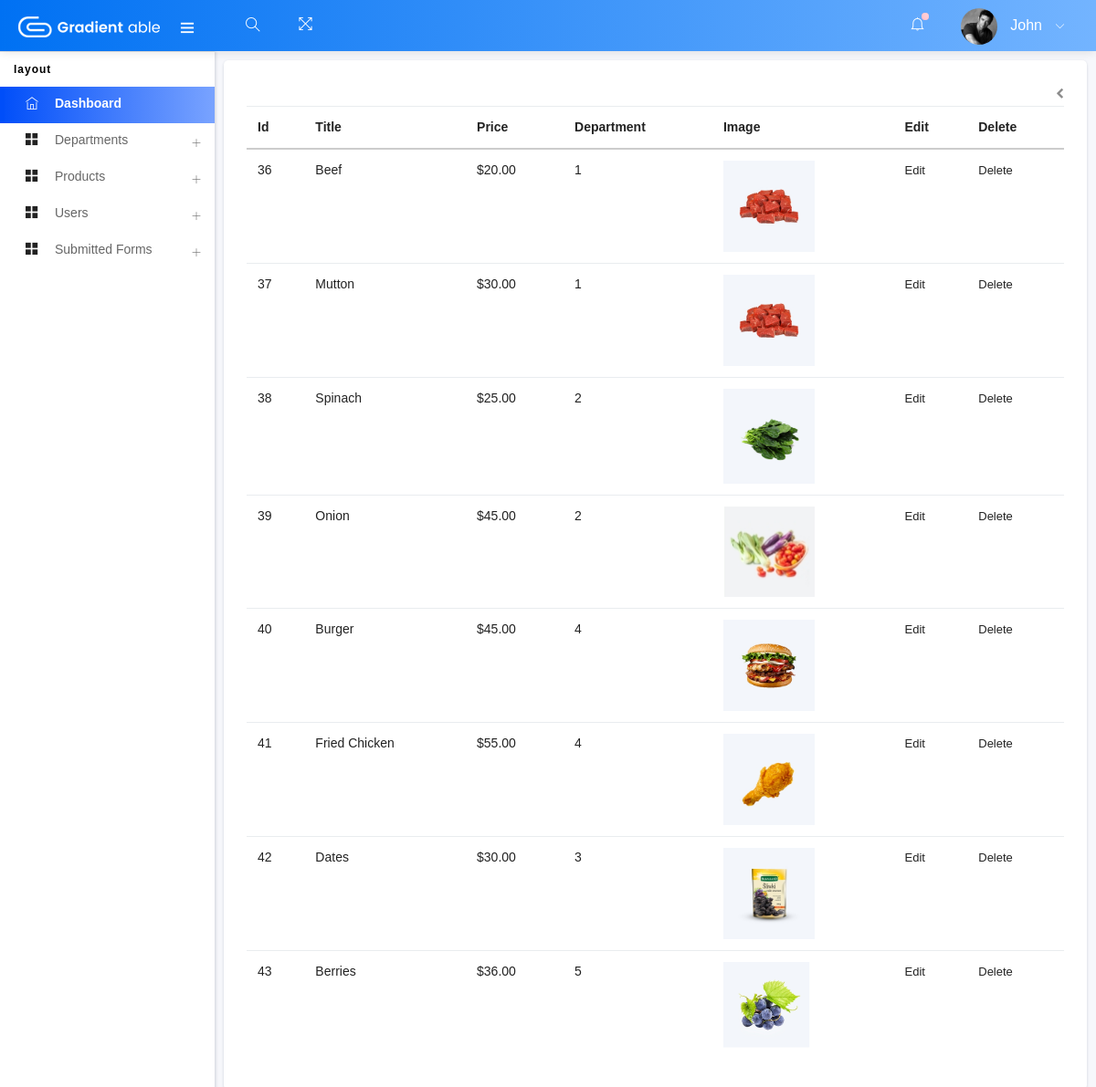
/admin/view_all_products.php, run on an earlier commit of the app's database.
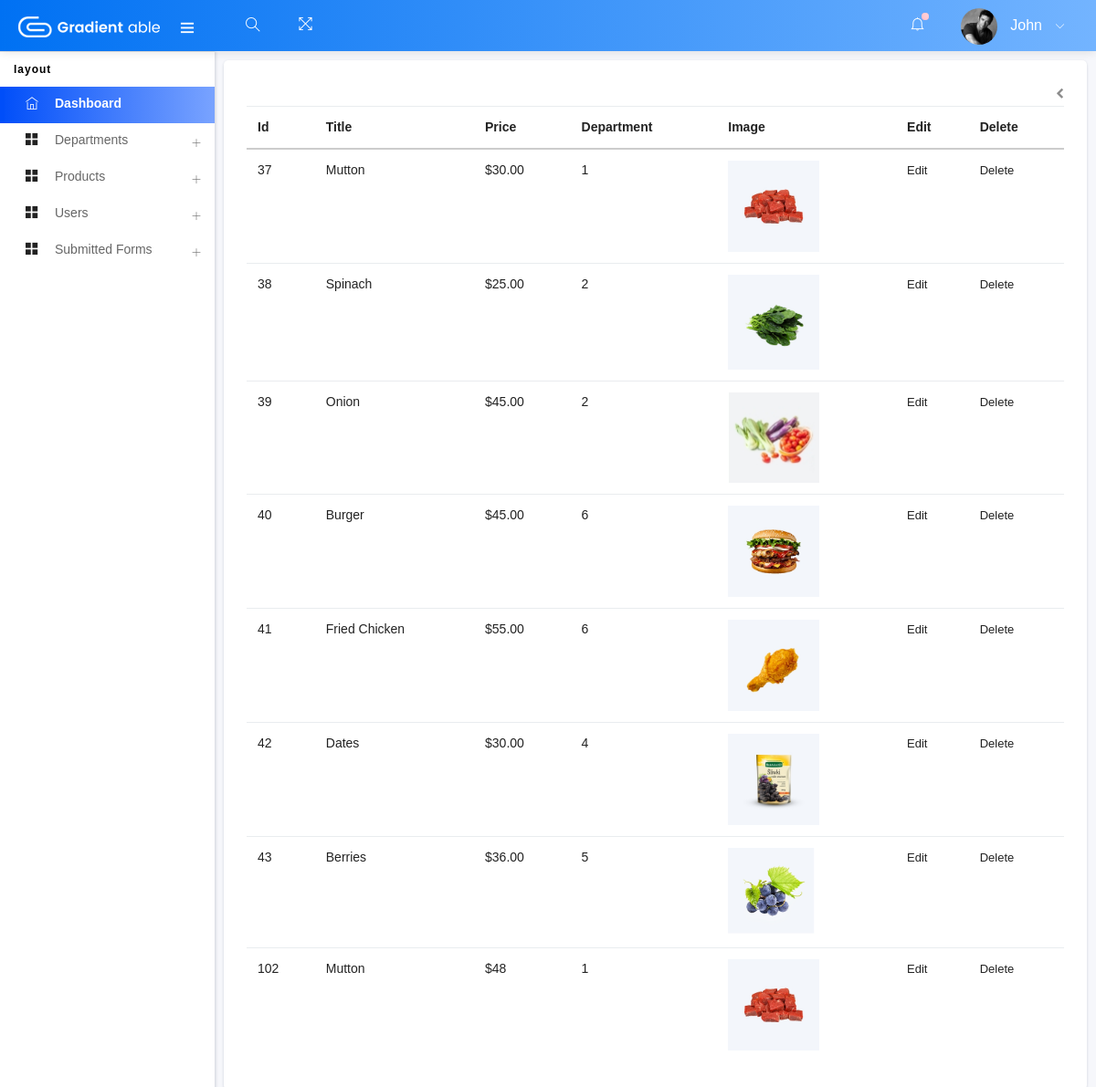
And on a later commit of the database.
### tables this page shows
CREATE TABLE `products` (
  `id` int(11) NOT NULL,
  `title` varchar(255) NOT NULL,
  `img` varchar(255) NOT NULL,
  `price` varchar(255) NOT NULL,
  `description` varchar(225) NOT NULL,
  `info` varchar(255) NOT NULL,
  `dep_id` varchar(255) NOT NULL,
  `rate` varchar(255) NOT NULL,
  `review` varchar(255) NOT NULL
);

### admin/view_all_products.php (the view, shortened to what this page needs)
<?php include 'includes/header.php' ?>
 <?php include 'includes/nav.php' ?>
<div class="pcoded-content">
                        <div class="pcoded-inner-content">
            <div class="page-body">
                <div class="row">
                    <div class="col-sm-12">
                             <div class="card">
                <div class="card-header">
                    <div class="card-header-right">
                        <ul class="list-unstyled card-option">
                            <li><i class="fa fa-chevron-left"></i></li>
                        </ul>
                    </div>
                </div>
                <div class="card-block table-border-style">
                    <div class="table-responsive">
                        <table class="table table-hover">
                            <thead>
                                <tr>
                                    <th>Id</th>
                                    <th>Title</th>
                                    <th>Price</th>
                                    <th>Department</th>
                                    <th>Image</th>
                                    <th>Edit</th>
                                    <th>Delete</th>
                                </tr>
                            </thead>
                            <tbody>
<?php
    $query = "SELECT * FROM products" ;
    $select_query = mysqli_query($connection,$query);
    while($row = mysqli_fetch_assoc($select_query)) {
        $id             = $row['id'];
        $title          = $row['title'];
        $price          = $row['price'];
        $dep_id         = $row['dep_id'];
        $img            = $row['img'];
    printf('   <tr>
                <td>%s</td>
                <td>%s</td>
                <td>%s</td>
                <td>%s</td>
                <td><img width="100" src="../img/%s" /></td>
                <td><a href="edit_product.php?edit=%s&dep_id=%s">Edit</a></td>
                <td><a href="view_all_products.php?delete=%s">Delete</a></td>
                </tr>',
        $id,
        $title,
        $price,
        $dep_id,
        $img,
        $id,
        $dep_id,
        $id
          );
    }
?>
                                                    </tbody>
                                                </table>
                                            </div>
                                        </div>
                                    </div>
<?php include "includes/footer.php" ?>

### admin/includes/header.php (shortened to what this page needs)
<!DOCTYPE html>
<html lang="en">
<head>
      <link rel="stylesheet" type="text/css" href="assets/css/bootstrap/css/bootstrap.min.css">
      <link rel="stylesheet" type="text/css" href="assets/icon/themify-icons/themify-icons.css">
	  <link rel="stylesheet" type="text/css" href="assets/icon/font-awesome/css/font-awesome.min.css">
      <link rel="stylesheet" type="text/css" href="assets/icon/icofont/css/icofont.css">
      <link rel="stylesheet" type="text/css" href="assets/css/style.css">
      <link rel="stylesheet" type="text/css" href="assets/css/jquery.mCustomScrollbar.css">
  </head>
  <body>
    <div id="pcoded" class="pcoded">
        <div class="pcoded-container navbar-wrapper">

### admin/includes/nav.php (shortened to what this page needs)
<nav class="navbar header-navbar pcoded-header">
   <div class="navbar-wrapper">
       <div class="navbar-logo">
           <a class="mobile-menu" id="mobile-collapse" href="#!">
               <i class="ti-menu"></i>
           </a>
           <a href="index.html">
               <img class="img-fluid" src="assets/images/logo.png" alt="Theme-Logo" />
           </a>
       </div>
       <div class="navbar-container container-fluid">
           <ul class="nav-left">
               <li class="header-search">
                   <div class="main-search morphsearch-search">
                       <div class="input-group">
                           <input type="text" class="form-control">
                           <span class="input-group-addon search-btn"><i class="ti-search"></i></span>
                       </div>
                   </div>
               </li>
               <li>
                   <a href="#!" onclick="javascript:toggleFullScreen()">
                       <i class="ti-fullscreen"></i>
                   </a>
               </li>
           </ul>
           <ul class="nav-right">
               <li class="header-notification">
                   <a href="#!">
                       <i class="ti-bell"></i>
                       <span class="badge bg-c-pink"></span>
                   </a>
               </li>
               <li class="user-profile header-notification">
                   <a href="#">
                       <img src="assets/images/avatar-4.jpg" class="img-radius" alt="User-Profile-Image">
                       <span>John</span>
                       <i class="ti-angle-down"></i>
                   </a>
</li>
</ul>
</div>
</div>
</nav>
<div class="pcoded-main-container">
<div class="pcoded-wrapper">
<nav class="pcoded-navbar">
<div class="pcoded-inner-navbar main-menu">
<div class="pcoded-navigatio-lavel" data-i18n="nav.category.navigation">Layout</div>
<ul class="pcoded-item pcoded-left-item">
<li class="active">
<a href="index.php">
<span class="pcoded-micon"><i class="ti-home"></i><b>D</b></span>
<span class="pcoded-mtext" data-i18n="nav.dash.main">Dashboard</span>
</a>
</li>
 <li class="pcoded-hasmenu">
<a href="javascript:void(0)">
<span class="pcoded-micon"><i class="ti-layout-grid2-alt"></i></span>
<span class="pcoded-mtext"  data-i18n="nav.basic-components.main">Departments</span>
</a>
    </li>
<li class="pcoded-hasmenu">
<a href="javascript:void(0)">
<span class="pcoded-micon"><i class="ti-layout-grid2-alt"></i></span>
<span class="pcoded-mtext"  data-i18n="nav.basic-components.main">Products</span>
</a>
    </li>
<li class="pcoded-hasmenu">
<a href="javascript:void(0)">
<span class="pcoded-micon"><i class="ti-layout-grid2-alt"></i></span>
<span class="pcoded-mtext"  data-i18n="nav.basic-components.main">Users</span>
</a>
<li class="pcoded-hasmenu">
<a href="javascript:void(0)">
<span class="pcoded-micon"><i class="ti-layout-grid2-alt"></i></span>
<span class="pcoded-mtext"  data-i18n="nav.basic-components.main">Submitted Forms</span>
</a>
    </li>
</ul>
</div>
</nav>

### admin/includes/footer.php (shortened to what this page needs)
</body>
</html>

What changed in the data, as far as the page shows it:
removed products: id "36", title "Beef", price "$20.00", dep "1", img (picture)
changed products "Burger": dep "4" → "6"
changed products "Fried Chicken": dep "4" → "6"
changed products "Dates": dep "3" → "4"
added products: id "102", title "Mutton", price "$48", dep "1", img (picture)
